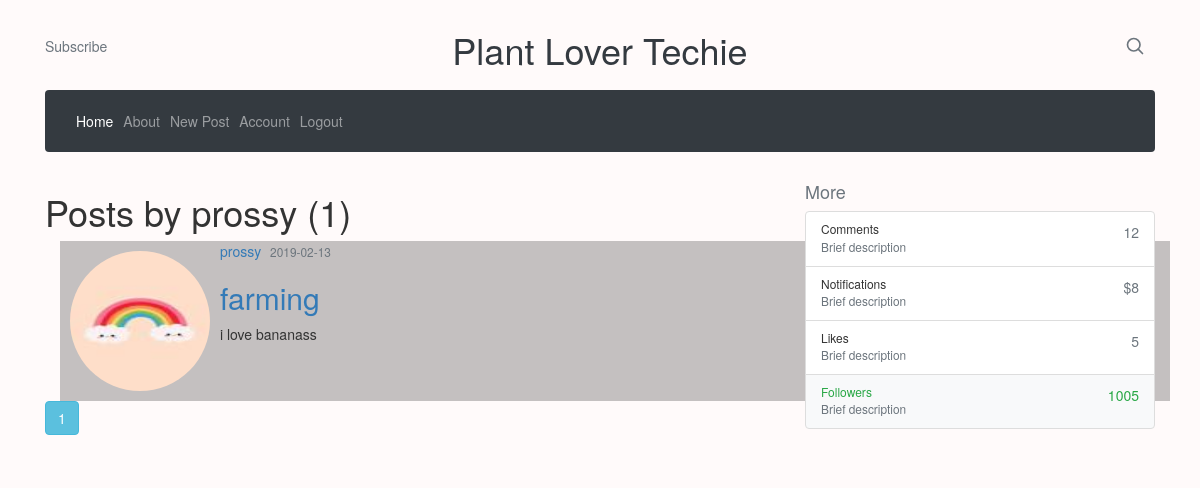
/user/prossy (signed in), run on the app's committed database.
### Flaskblog/models.py (models this page shows, shortened)
class User(db.Model,UserMixin):
    id = db.Column(db.Integer, primary_key=True)
    username = db.Column(db.String(20), unique=True, nullable=False)
    email = db.Column(db.String(20), unique=True, nullable=False)
    image_file = db.Column(db.String(20), nullable=False, default='default.jpeg')
    password = db.Column(db.String(60), nullable=False)
    posts = db.relationship('Post', backref='author', lazy=True)

class Post(db.Model):
    id = db.Column(db.Integer, primary_key=True)
    title = db.Column(db.String(100), unique=True, nullable=False)
    date_posted = db.Column(db.DateTime,nullable=False, default=datetime.utcnow)
    content= db.Column(db.Text, nullable=False)
    user_id = db.Column(db.Integer, db.ForeignKey('user.id'), nullable=False)

### Flaskblog/routes.py (the view)
@app.route('/user/<string:username>')
def user_posts(username):
    page =request.args.get('page',1,type=int)
    user =User.query.filter_by(username=username).first_or_404()
    posts = Post.query.filter_by(author=user)\
            .order_by(Post.date_posted.desc())\
            .paginate( page=page,per_page=5)
    return render_template('user_post.html',posts=posts,user=user)

### Flaskblog/models.py (called while the page is built)
@login_manager.user_loader
def load_user(user_id):
    return User.query.get(int(user_id))

### Flaskblog/templates/user_post.html
{% extends "layout.html" %}
{% block content %}
    <h1 class="mb-3">Posts by {{user.username}} ({{posts.total}})</h1>
    {% for post in posts.items %}
    <div class="container">
    <article class ="media content-section">
        <img class="rounded-circle"  src="{{url_for('static',filename='profile_pics/' + post.author.image_file)  }}" width="140" height="140">
        <div class ="media-body">
          <div class="article-metadata">
            <a text-success class= "mr-2" href="{{url_for('user_posts',username=post.author.username )}}" >{{post.author.username}}</a>
            <small class="text-muted">{{post.date_posted.strftime('%Y-%m-%d')}}</small>
          </div>
          <h2><a class="article-title" href="{{url_for('post',post_id= post.id)}}">{{post.title}}</a></h2>
          <p class="article-content">{{post.content}}</p>
        </div>
      </article>
      </div>
    {% endfor %}
    {% for page_num in posts.iter_pages(left_edge =1,right_edge=1,left_current=1,right_current=2) %}
      {%if page_num%}
        {%if posts.page == page_num %}
          <a class="btn btn-info mb-4 " href="{{url_for('user_posts',username=user.username ,page=page_num)}}">{{page_num}}</a>
        {% else%}
          <a class="btn btn-outline-info mb-4 " href="{{url_for('user_posts',username=user.username  ,page=page_num)}}"
        {% endif%}
      {% else%}
        ...
      {% endif%}
    {% endfor%}
{%endblock content%}

### Flaskblog/static/main.css (style rules this page uses)
body { background: snow; }
article { background: rgb(196, 192, 192); }
img { margin: 10px; }

### data on the page
User: username "prossy"
Post: image_file (picture), author.username "prossy", date_posted "2019-02-13", title "farming", content "i love bananass"

### other printed values
{{ posts.total }} "1"
{{ page_num }} "1"
